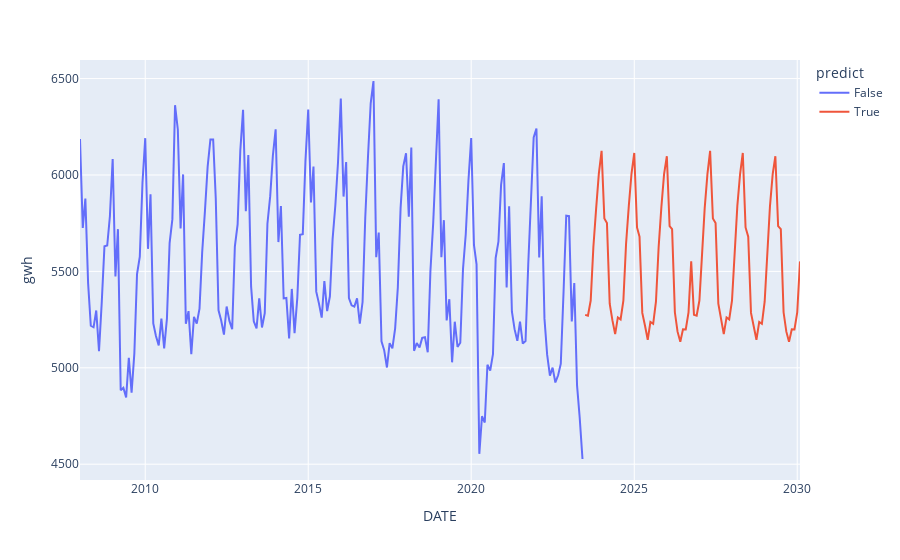

The cell this chart's notebook holds for it:
### Code cell
fig = px.line(resultsplot, x = "DATE",y ="gwh", color = "predict" )
fig.show()
